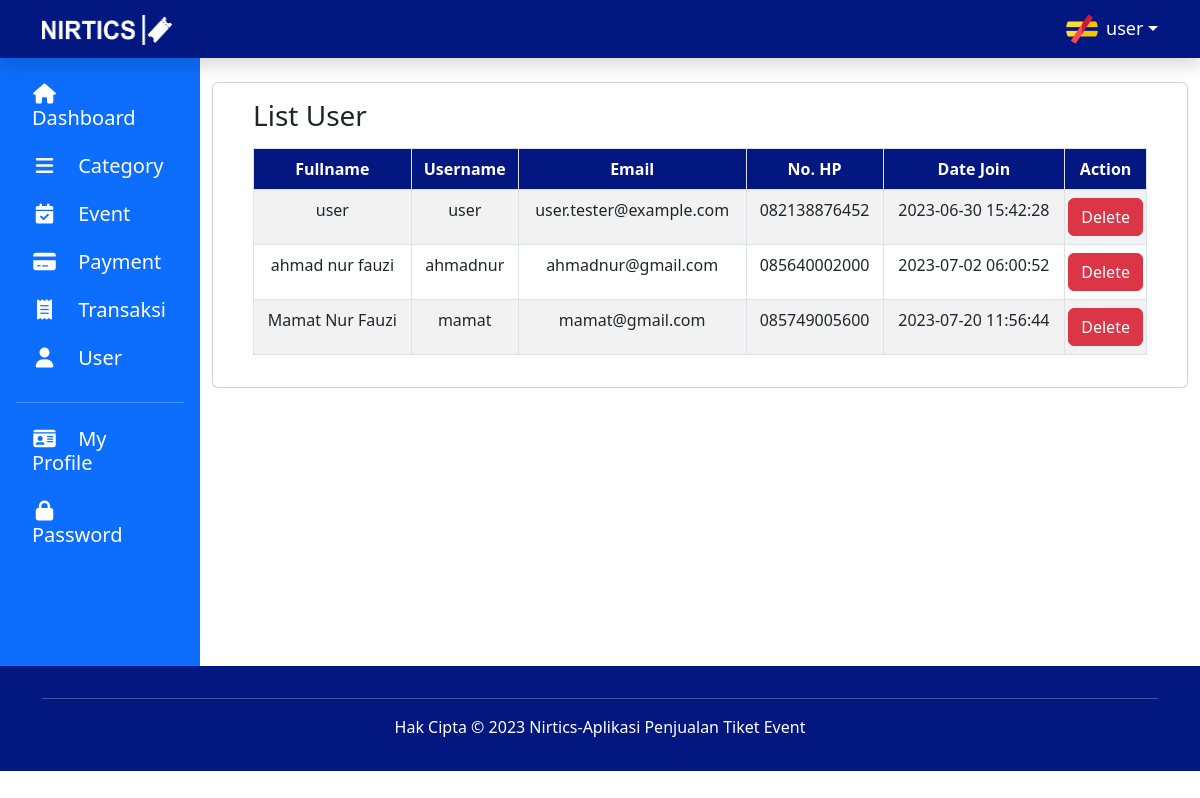
The app's page /admin/user.php (signed in) with its own data.
### tables this page shows
CREATE TABLE `user` (
  `id_user` int(5) NOT NULL,
  `fullname` varchar(100) NOT NULL,
  `username` varchar(100) NOT NULL,
  `email` varchar(100) NOT NULL,
  `no_hp` varchar(15) DEFAULT NULL,
  `foto` varchar(100) DEFAULT 'default.png',
  `password` varchar(100) NOT NULL,
  `date_join` datetime DEFAULT NULL,
  `level` enum('admin','user') DEFAULT NULL
);

### admin/user.php (the view, shortened to what this page needs)
<?php
$id = $_SESSION['id'];
if (!empty($_SESSION['status'])) {
    include "layout/header.php";
?>
    <main>
        <div class="container-fluid" style="min-height: 76vh;">
            <div class="row" text-center mb-3>
                <?php include "sidebar.php" ?>
                <div class="col-lg-10 mt-4">
                    <?php
                    include "../lib/koneksi.php";
                    $sql = "SELECT * FROM user where level='user';";
                    $result = mysqli_query($link, $sql);
                    ?>
                    <div class="container">
                        <div class="row">
                            <div class="card">
                                <div class="card-body">
                                    <div class="container">
                                        <div class="row">
                                            <h3 class="mb-3">List User</h3>
                                            <div class="col">
                                                <table class="table table-bordered table-striped">
                                                    <thead>
                                                        <tr class="text-center">
                                                            <th class="text-white" style="background-color: #021780;">Fullname</th>
                                                            <th class="text-white" style="background-color: #021780;">Username</th>
                                                            <th class="text-white" style="background-color: #021780;">Email</th>
                                                            <th class="text-white" style="background-color: #021780;">No. HP</th>
                                                            <th class="text-white" style="background-color: #021780;">Date Join</th>
                                                            <th class="text-white" style="background-color: #021780;">Action</th>
                                                        </tr>
                                                    </thead>
                                                    <tbody>
                                                        <?php while ($row = mysqli_fetch_assoc($result)) { ?>
                                                            <tr class="text-center">
                                                                <td><?php echo $row['fullname']; ?></td>
                                                                <td><?php echo $row['username'] ?></td>
                                                                <td><?php echo $row['email']; ?></td>
                                                                <td><?php echo $row['no_hp']; ?></td>
                                                                <td><?php echo $row['date_join']; ?></td>
                                                                <td class="mx-0 px-0 text-center">
                                                                    <a href="userDelete.php?id_user=<?php echo $row['id_user']; ?>" class="btn btn-danger" onclick="return confirmDelete();">Delete</a>
                                                                </td>
                                                            </tr>
                                                        <?php } ?>
                                                    </tbody>
                                                </table>
                                            </div>
                                        </div>
                                    </div>
                                </div>
                            </div>
                        </div>
                    </div>
                </div>
            </div>
        </div>
    </main>
<?php
    include "layout/footer.php";
} else {
    header('Location: ../login.php');
}
?>

### admin/layout/header.php (shortened to what this page needs)
<!DOCTYPE html>
<html lang="en">
<head>
    <link rel="stylesheet" href="layout/stylesheet.css" type="text/css" />
    <link rel="stylesheet" link href="https://cdn.jsdelivr.net/npm/bootstrap@5.3.0/dist/css/bootstrap.min.css">
    <link rel="stylesheet" href="https://cdnjs.cloudflare.com/ajax/libs/font-awesome/6.4.0/css/all.min.css">
</head>
<body>
    <header>
        <?php include "../lib/koneksi.php";
        $query = mysqli_query($link, "SELECT * FROM user where id_user = '$id'");
        $data = mysqli_fetch_assoc($query);
        ?>
        <nav class="navbar navbar-expand-lg navbar-dark shadow">
            <div class="container">
                <a class="navbar-brand col-ms-3" href="dashboard.php">
                    <img src="../assets/logo.png" width="130" height="30">
                </a>
                <div class="collapse navbar-collapse justify-content-end" id="navbarNav">
                    <ul class="navbar-nav">
                        <li class="nav-item my-auto">
                            <div class="dropdown">
                                <a href="#" class="d-flex align-items-center text-white text-decoration-none dropdown-toggle" id="avatar" data-bs-toggle="dropdown" aria-expanded="false">
                                    <img src="../assets/<?php echo $data['foto'] ?>" alt="" width="32" height="32" class="rounded-circle me-2">
                                    <?php echo $data['fullname'] ?>
                                </a>
                            </div>
                        </li>
                    </ul>
                </div>
            </div>
        </nav>
    </header>

### admin/layout/stylesheet.css (style rules this page uses)
.navbar { background-color: #021780; font-size: large; font-weight: 400; }
.navbar .nav-item { padding-left: 1rem; }
.btn { position: relative; }

### admin/layout/header.php (style rules this page uses)
body { font-family: 'Segoe UI', sans-serif; }

### records on screen
user: foto (picture), fullname "user", username "user", email "user.tester@example.com", no_hp "082138876452", date_join "2023-06-30 15:42:28"
user: fullname "ahmad nur fauzi", username "ahmadnur", email "ahmadnur@gmail.com", no_hp "085640002000", date_join "2023-07-02 06:00:52"
user: fullname "Mamat Nur Fauzi", username "mamat", email "mamat@gmail.com", no_hp "085749005600", date_join "2023-07-20 11:56:44"
